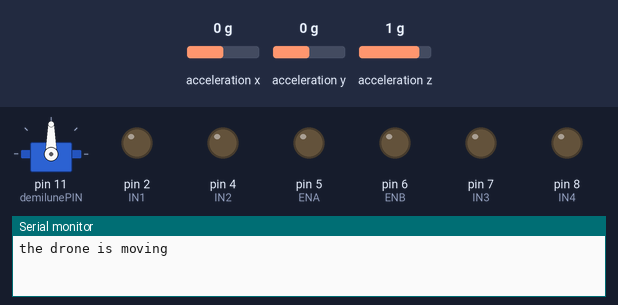
A sketch run on a simulated Arduino Uno, built with avr-gcc and run on an emulated ATmega328P. Shown: servo, output pins drawn as LEDs (lit = HIGH), the last lines printed to the serial monitor. The test bench sets the inputs (shaded band); at power-on: acceleration x 0 g, acceleration y 0 g, acceleration z 1 g.

Above: at 0.05 s.
At 4.15 s:
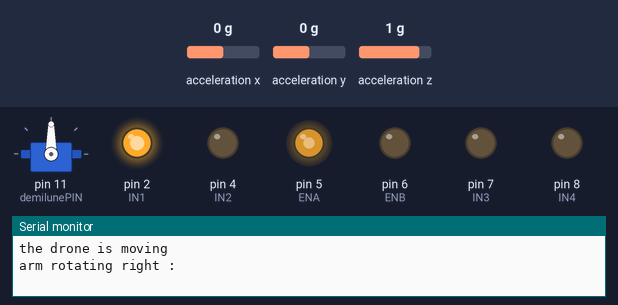
At 4.65 s:
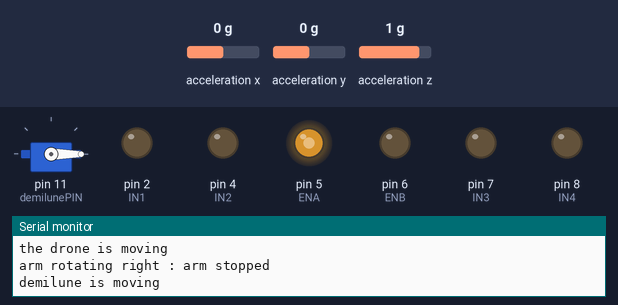
At 5.15 s:
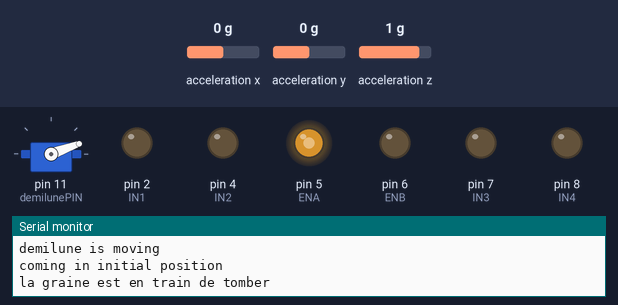
At 6.2 s:
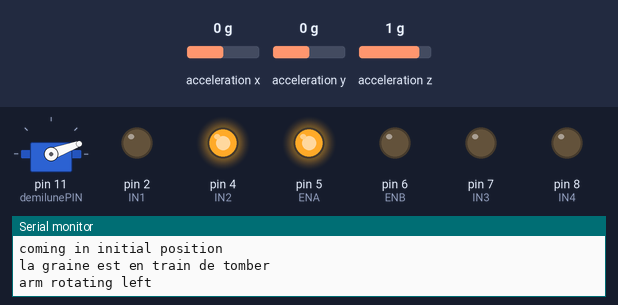
At 8.25 s:
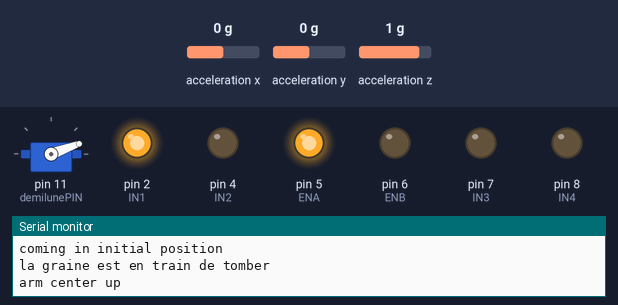
Timing chart, 0 to 10.8 s (numbered marks = the images above):
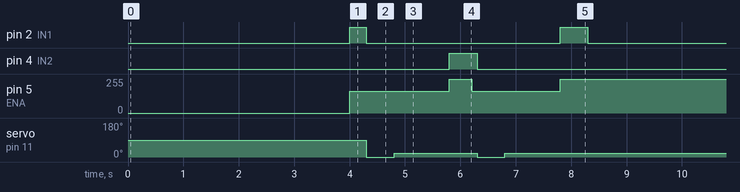

The sketch:

graineModule.ino
```cpp
#include <Servo.h>
#include <ADXL345.h>

// ARM PINS
#define ENA 5
#define IN1 2
#define IN2 4

//DRONE SERVO
#define ENB 6
#define IN3 7
#define IN4 8

// WATER TUBE SERVO PINS
#define stopservo_left 9
#define stopservo_right 10
#define demilunePIN 11

ADXL345 accel;

Servo demilune;

uint8_t stoptheservo = 92 ;

int timestamp ;
uint16_t t_dronemove = 4000 ;
uint16_t t_arm = 1020 ;
uint8_t angle = 20 ;

void setup() {
  Serial.begin(9600);
  pinMode(stopservo_left, INPUT);
  pinMode(stopservo_right, INPUT);
  pinMode(ENA,OUTPUT);
  pinMode(IN1,OUTPUT);
  pinMode(IN2,OUTPUT);
  pinMode(ENB,OUTPUT);
  pinMode(IN3,OUTPUT);
  pinMode(IN4,OUTPUT);

  timestamp = 0 ;

  demilune.attach(demilunePIN);

  //demilune.write(0);

  accel.powerOn();

}

void loop() {

   d_move();

   int x, y, z;
   accel.readXYZ(&x, &y, &z);

   a_rotateRight();

   dm_rotate();

   a_rotateLeft();

   dm_rotate();

   a_rotateUp();

}

// UP/DOWN SERVO

void d_move(){
  Serial.println("the drone is moving");
  delay(t_dronemove);

}
void d_up(){
   analogWrite(ENA, 255);
  digitalWrite(IN3, HIGH);
  digitalWrite(IN4, LOW);
  Serial.println("the drone is moving");
  delay(t_dronemove);

  digitalWrite(IN3, LOW);
  digitalWrite(IN4, LOW);
  Serial.println("the drone is stopped");
  delay(300);
}

void d_down(){
    analogWrite(ENA, 255);
  digitalWrite(IN3, LOW);
  digitalWrite(IN4, HIGH);
  Serial.println("the drone is moving");
  delay(t_dronemove);

  digitalWrite(IN3, LOW);
  digitalWrite(IN4, LOW);
  Serial.println("the drone is stopped");
  delay(300);
}


//demilune
void dm_rotate(){
  Serial.println("demilune is moving");
  demilune.write(0);
  delay(500);
  demilune.write(20);
  Serial.println("coming in initial position");
  Serial.println("la graine est en train de tomber");
  delay(1000);
}

//ARM MOVES

void a_rotateRight(){
  Serial.print("arm rotating right : ");
  analogWrite(ENA, 165);
  digitalWrite(IN1, HIGH);
  digitalWrite(IN2, LOW);

  //delay(100);
  delay(300);
  digitalWrite(IN1, LOW);
  digitalWrite(IN2, LOW);

  Serial.println("arm stopped");
}

void a_rotateLeft(){
  Serial.println("arm rotating left");
  analogWrite(ENA, 255);
  digitalWrite(IN1, LOW);
  digitalWrite(IN2, HIGH);

  //delay(250);
  delay(400);
  analogWrite(ENA, 165);
  digitalWrite(IN1, LOW);
  digitalWrite(IN2, HIGH);
  delay(100);

  digitalWrite(IN1, LOW);
  digitalWrite(IN2, LOW);
  Serial.println("arm stopped");
}

void a_rotateUp(){
  Serial.println("arm center up");
  analogWrite(ENA, 255);
  digitalWrite(IN1, HIGH);
  digitalWrite(IN2, LOW);

  //delay(200);
  delay(500);
  digitalWrite(IN1, LOW);
  digitalWrite(IN2, LOW);
  Serial.println("arm stopped");
}
```

Measured:
- by itself, pin 2 (IN1): repeats every 8.3 s: LOW 3.5 s, HIGH 0.50 s, LOW 4.0 s, HIGH 0.30 s
- by itself, pin 4 (IN2): alternates HIGH for 0.50 s and LOW for 7.8 s
- by itself, pin 5 (ENA): repeats every 8.3 s: 255/255 0.40 s, 165/255 1.6 s, 255/255 4.5 s, 165/255 1.8 s
- by itself, servo on pin 11 (demilunePIN): repeats every 8.3 s: 20° 1.5 s, 0° 0.50 s, 20° 5.8 s, 0° 0.50 s
